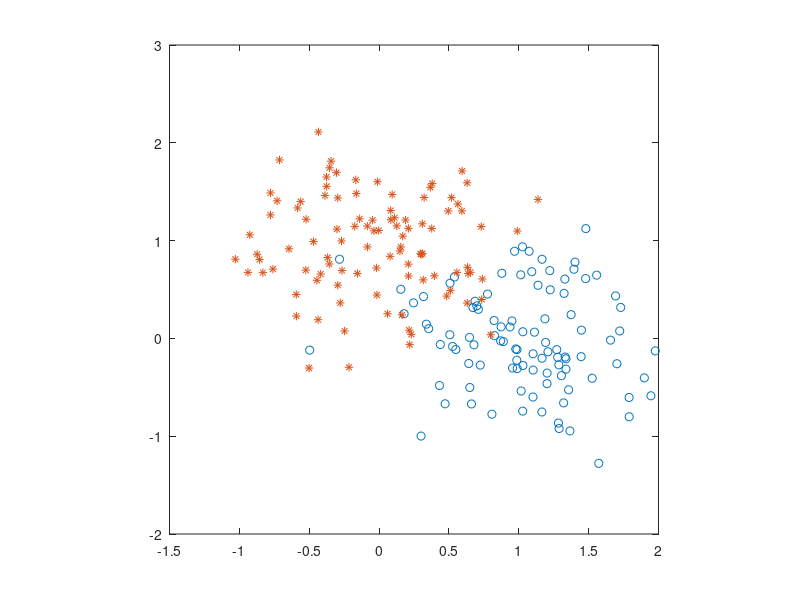

Recreate this plot in MATLAB.
% MATLAB script for Illustrated Problem 5.7.3
echo on
n0=.5*randn(100,1);
n1=.5*randn(100,1);
n2=.5*randn(100,1);
n3=.5*randn(100,1);
x1=1.+n0;
y1=n1;
x2=n2;
y2=1.+n3;
plot(x1,y1,'o',x2,y2,'*')
axis('square')